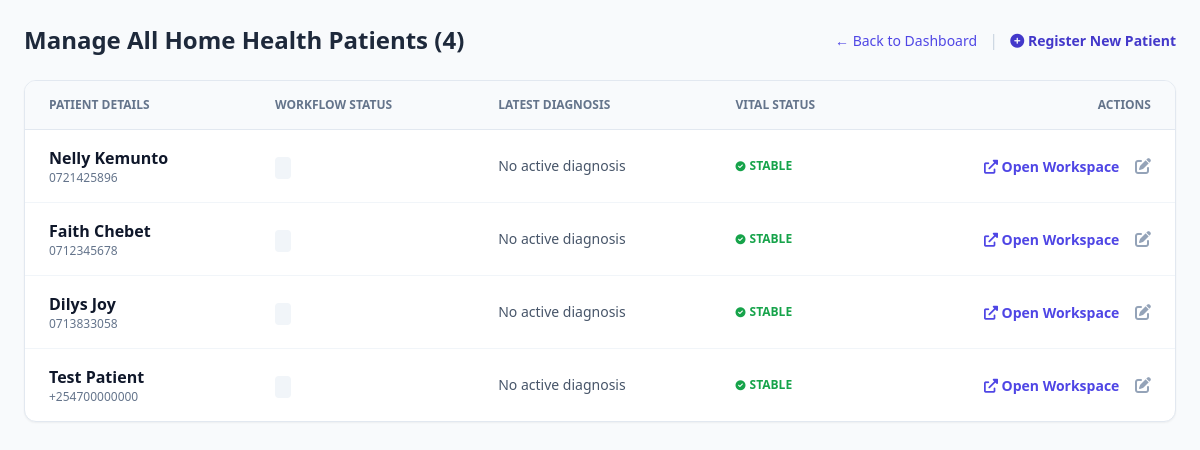
The app's page /staff/patients/manage (signed in) with its own data.
### tables this page shows
CREATE TABLE patients (
            patient_id INTEGER PRIMARY KEY AUTOINCREMENT,
            name TEXT NOT NULL,
            contact_info TEXT,
            staff_id INTEGER DEFAULT 1,
            is_active TINYINT DEFAULT 1,
            lifeline_status TINYINT DEFAULT 0,
            heart_rate_min INT DEFAULT 50,
            heart_rate_max INT DEFAULT 100,
            bp_systolic_max INT DEFAULT 140,
            bp_diastolic_max INT DEFAULT 90,
            glucose_max DECIMAL(5,2) DEFAULT 180.00,
            clinical_status TEXT DEFAULT 'Monitoring', 
            symptoms TEXT,
            lab_results TEXT,
            test_interpretation TEXT,
            treatment_plan TEXT,
            pharmacy_notes TEXT,
            last_diagnosis_summary TEXT,
            clinical_decision TEXT,
            decision_justification TEXT
        );

### app.py (the view)
@app.route('/staff/patients/manage')
@login_required
def manage_patients():
    db = get_db_connection()
    try:
        patients = db.execute("""
            SELECT patient_id, name, contact_info, heart_rate_min, heart_rate_max,
                   bp_systolic_max, bp_diastolic_max, glucose_max, lifeline_status
            FROM patients ORDER BY patient_id DESC
        """).fetchall()
        db.close()
        return render_template('manage_patients.html', patients=patients)
    except Exception as e:
        app.logger.error(f"Error fetching patient list: {e}")
        return redirect(url_for('staff_dashboard'))

### app.py (called while the page is built)
def get_db_connection():
    conn = sqlite3.connect(DATABASE_FILE)
    conn.row_factory = sqlite3.Row
    return conn

@login_manager.user_loader
def load_user(user_id):
    db = get_db_connection()
    user_data = db.execute('SELECT * FROM users WHERE id = ?', (user_id,)).fetchone()
    db.close()
    if user_data:
        return User(user_data['id'], user_data['username'], user_data['password_hash'], user_data['role'])
    return None

### templates/manage_patients.html (shortened to what this page needs)
<!DOCTYPE html>
<html lang="en">
<head>
    <script src="https://cdn.tailwindcss.com"></script>
    <link rel="stylesheet" href="https://cdnjs.cloudflare.com/ajax/libs/font-awesome/6.0.0/css/all.min.css">
</head>
<body class="bg-slate-50 p-6">
    <div class="max-w-7xl mx-auto">
        <div class="flex justify-between items-center mb-6">
            <h1 class="text-2xl font-bold text-slate-800">Manage All Home Health Patients ({{ patients|length }})</h1>
            <div class="space-x-2">
                <a href="{{ url_for('staff_dashboard') }}" class="text-sm text-indigo-600 hover:underline">← Back to Dashboard</a>
                <span class="text-slate-300">|</span>
                <a href="{{ url_for('patient_register') }}" class="text-sm font-bold text-indigo-700">
                    <i class="fas fa-plus-circle"></i> Register New Patient
                </a>
            </div>
        </div>
        <div class="bg-white rounded-xl shadow-sm border border-slate-200 overflow-hidden">
            <table class="w-full text-left">
                <thead class="bg-slate-50 border-b border-slate-200">
                    <tr>
                        <th class="px-6 py-4 text-xs font-bold text-slate-500 uppercase">Patient Details</th>
                        <th class="px-6 py-4 text-xs font-bold text-slate-500 uppercase">Workflow Status</th>
                        <th class="px-6 py-4 text-xs font-bold text-slate-500 uppercase">Latest Diagnosis</th>
                        <th class="px-6 py-4 text-xs font-bold text-slate-500 uppercase">Vital Status</th>
                        <th class="px-6 py-4 text-xs font-bold text-slate-500 uppercase text-right">Actions</th>
                    </tr>
                </thead>
                <tbody class="divide-y divide-slate-100">
                    {% for patient in patients %}
                    <tr class="hover:bg-slate-50 transition">
                        <td class="px-6 py-4">
                            <div class="font-bold text-slate-900">{{ patient.name }}</div>
                            <div class="text-xs text-slate-500">{{ patient.contact_info }}</div>
                        </td>
                        <td class="px-6 py-4">
                            {% if patient.clinical_status == 'Monitoring' %}
                                <span class="px-2 py-1 text-[10px] font-black uppercase rounded bg-blue-100 text-blue-700 border border-blue-200">Monitoring</span>
                            {% elif patient.clinical_status == 'In Lab' %}
                                <span class="px-2 py-1 text-[10px] font-black uppercase rounded bg-amber-100 text-amber-700 border border-amber-200 animate-pulse">In Lab</span>
                            {% elif patient.clinical_status == 'Results Ready' %}
                                <span class="px-2 py-1 text-[10px] font-black uppercase rounded bg-green-100 text-green-700 border border-green-200">Results Ready</span>
                            {% elif patient.clinical_status == 'Sent to Pharmacy' %}
                                <span class="px-2 py-1 text-[10px] font-black uppercase rounded bg-purple-100 text-purple-700 border border-purple-200">In Pharmacy</span>
                            {% else %}
                                <span class="px-2 py-1 text-[10px] font-black uppercase rounded bg-slate-100 text-slate-600">{{ patient.clinical_status }}</span>
                            {% endif %}
                        </td>
                        <td class="px-6 py-4">
                            <div class="text-sm text-slate-600 truncate max-w-[200px]" title="{{ patient.last_diagnosis_summary }}">
                                {{ patient.last_diagnosis_summary or 'No active diagnosis' }}
                            </div>
                        </td>
                        <td class="px-6 py-4">
                            {% if patient.lifeline_status == 1 %}
                                <div class="flex items-center text-red-600 font-bold text-xs">
                                    <span class="relative flex h-2 w-2 mr-2">
                                        <span class="animate-ping absolute inline-flex h-full w-full rounded-full bg-red-400 opacity-75"></span>
                                        <span class="relative inline-flex rounded-full h-2 w-2 bg-red-600"></span>
                                    </span>
                                    CRITICAL
                                </div>
                            {% else %}
                                <div class="text-green-600 font-bold text-xs flex items-center">
                                    <i class="fas fa-check-circle mr-1 text-[10px]"></i> STABLE
                                </div>
                            {% endif %}
                        </td>
                        <td class="px-6 py-4 text-right space-x-3">
                            <a href="{{ url_for('patient_workspace', patient_id=patient.patient_id) }}"
                               class="text-indigo-600 hover:text-indigo-900 font-bold text-sm">
                                <i class="fas fa-external-link-alt"></i> Open Workspace
                            </a>
                            <a href="{{ url_for('patient_edit', patient_id=patient.patient_id) }}" class="text-slate-400 hover:text-slate-600">
                                <i class="fas fa-edit"></i>
                            </a>
                        </td>
                    </tr>
                    {% endfor %}
                </tbody>
            </table>
        </div>
    </div>
</body>
</html>

### records on screen
patients: name "Nelly Kemunto", contact_info "0721425896", last_diagnosis_summary "No active diagnosis", lifeline_status 0 (drawn)
patients: name "Faith Chebet", contact_info "0712345678", last_diagnosis_summary "No active diagnosis", lifeline_status 0 (drawn)
patients: name "Dilys Joy", contact_info "0713833058", last_diagnosis_summary "No active diagnosis", lifeline_status 0 (drawn)
patients: name "Test Patient", contact_info "+254700000000", last_diagnosis_summary "No active diagnosis", lifeline_status 0 (drawn)

### other values on screen
{{ patients|length }} "4"
